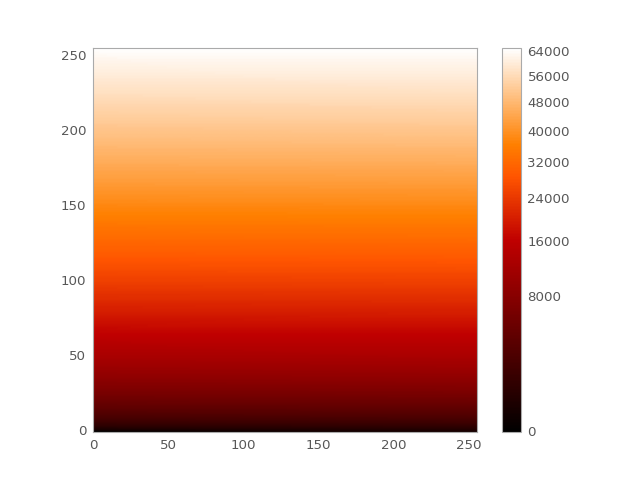

Source code (Python):
import numpy as np
import matplotlib.pyplot as plt

from astropy.visualization import SqrtStretch
from astropy.visualization.mpl_normalize import ImageNormalize

# Generate test image
image = np.arange(65536).reshape((256, 256))

# Create normalizer object
norm = ImageNormalize(vmin=0., vmax=65536, stretch=SqrtStretch())

# Make the figure
fig = plt.figure()
ax = fig.add_subplot(1, 1, 1)
im = ax.imshow(image, origin='lower', norm=norm)
fig.colorbar(im)
